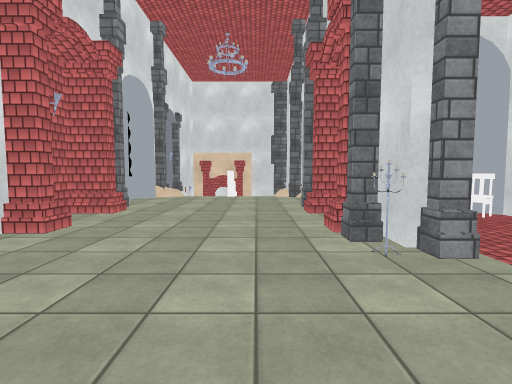
[1] (above)

21 first-person views from a walk through a 3-D level made in the Unity game engine. The camera is 1.3 m above the floor, tilts 4° down and sees 85° across. The floor is counted in squares, 1 m on a side. Each view is taken from the middle of a square. On the plan, view 1 faces up. The plan holds only what a view shows up to about 13 squares ahead; the rest is blank. The place goes on beyond the plan. Surface patterns are stand-ins for the level's own textures.

[2]
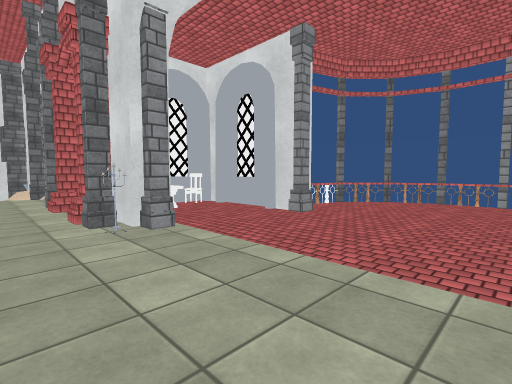

[3]
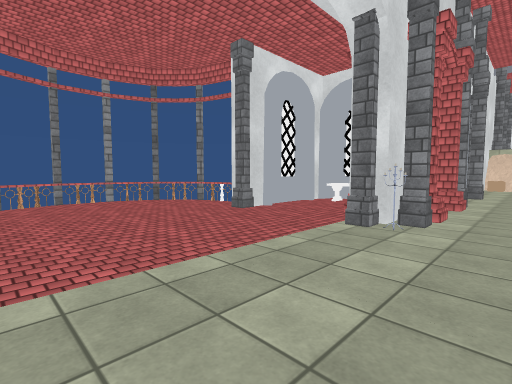

[4]
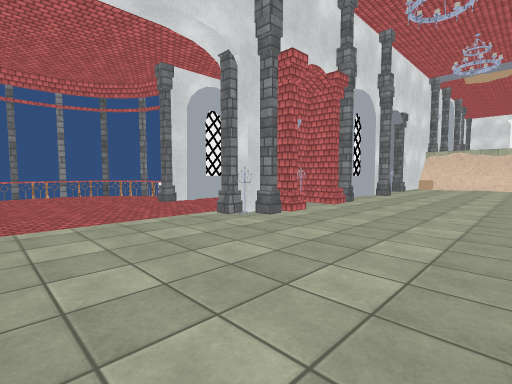

[5]
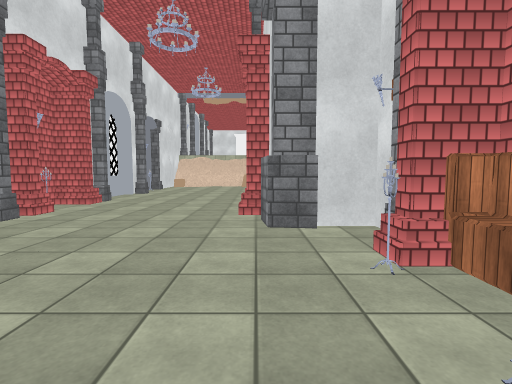

[6]
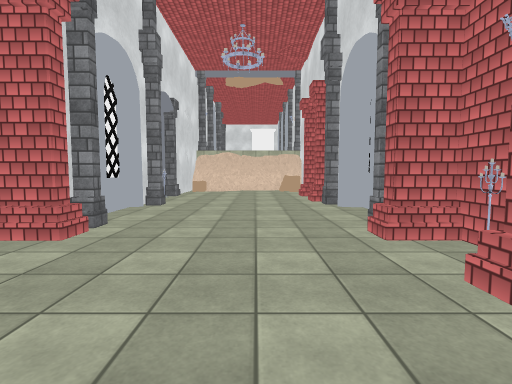

[7]
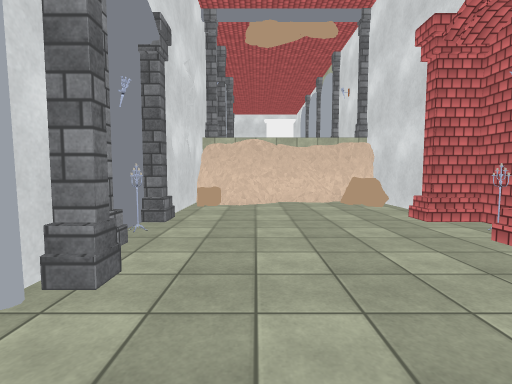

[8]
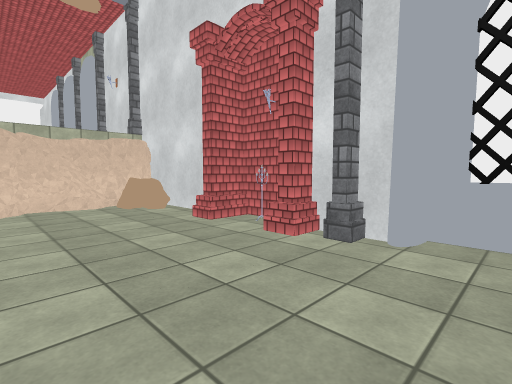

[9]
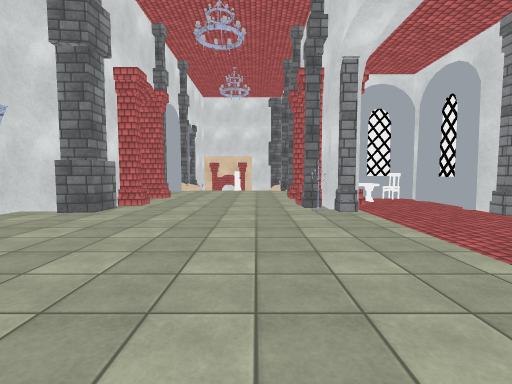

[10]
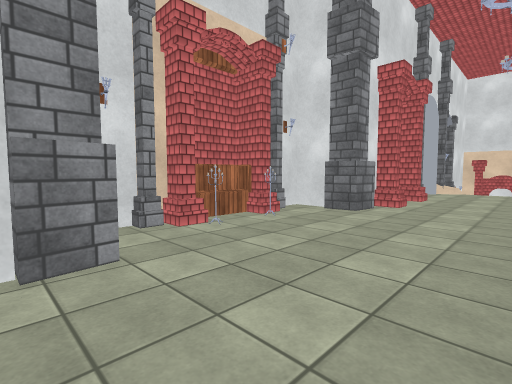

[11]
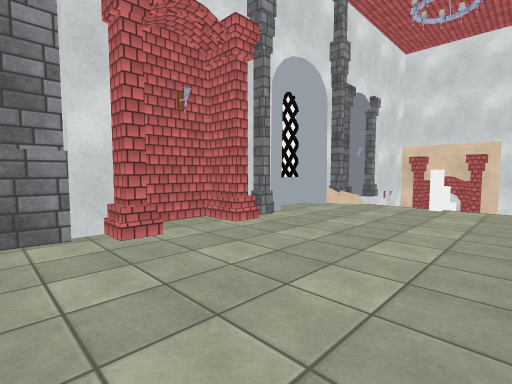

[12]
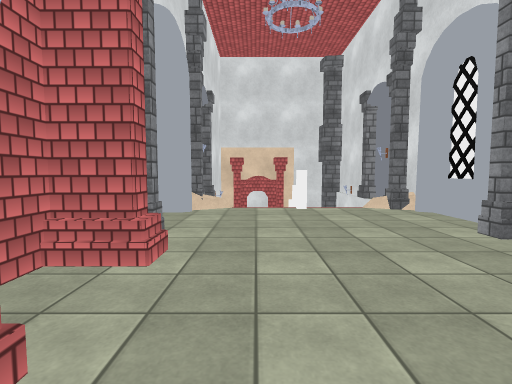

[13]
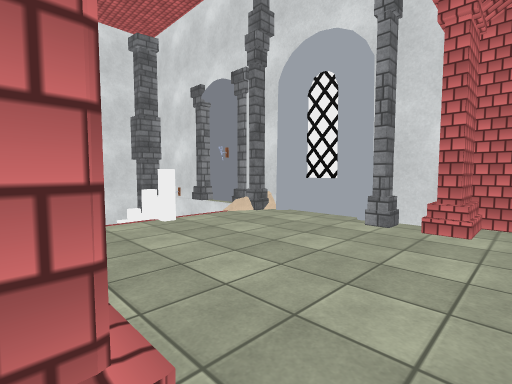

[14]
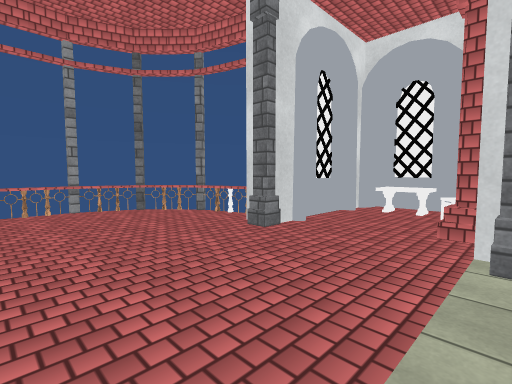

[15]
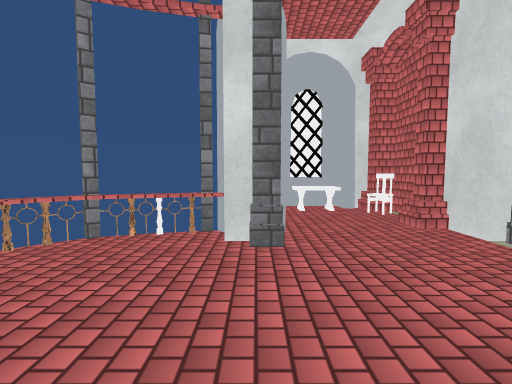

[16]
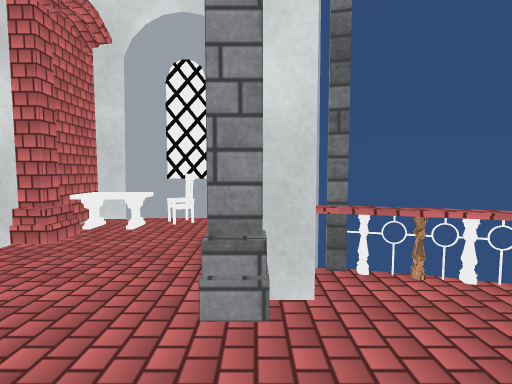

[17]
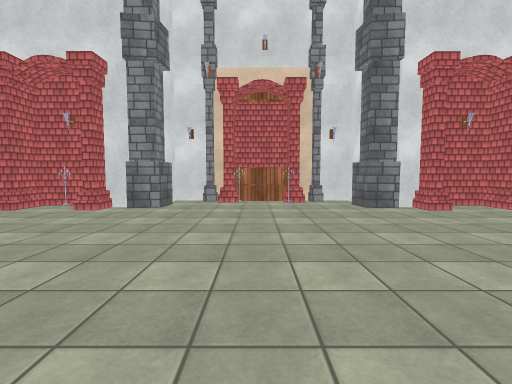

[18]
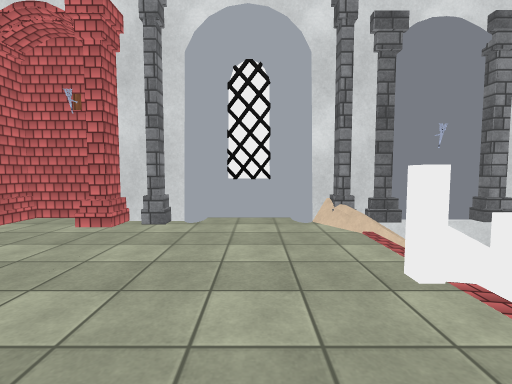

[19]
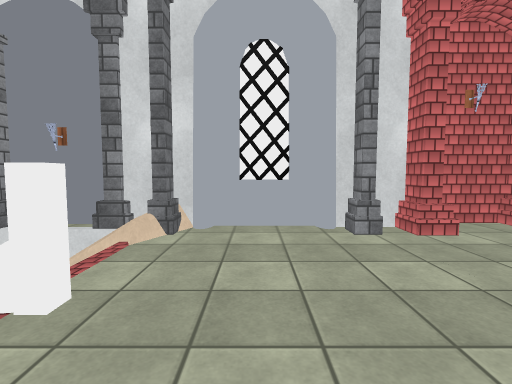

[20]
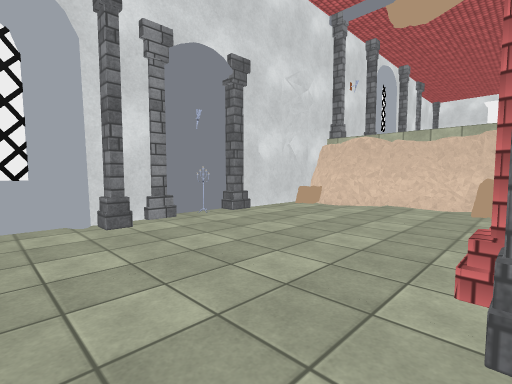

[21]
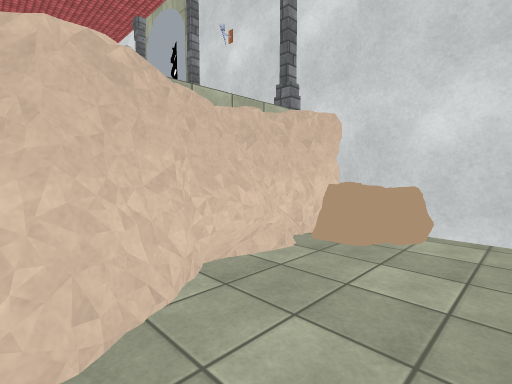

### Floor plan
Key: @ floor where view 1 was taken; # wall or solid block; x gap in a wall; . main floor; - floor 0.25 m lower than the main floor; _ floor 0.5 m lower than the main floor; < floor 1 m lower than the main floor; / step, stairs or slope; = window, fence, low wall or low ledge; P pillar; C chair; F fence; A arch; O other object.
Columns run from 9 left of view 1 to 14 right of it. Each row starts with its distance up from view 1.
 18    #        #
 17    #P     <_#
 16    PP/--F-/PP
 15    #P/..F./P#
 14    #........#
 13    #........#
 12    #........#
 11    #P......P#
 10    #........#
  9    ##......#######
  8    #........#OOC.#
  7    #........#OO..#
  6    ##......P##...#
  5  ###P......P#....#P#
  4  #.P.......OP....P.=P#
  3  #...................#P
  2 ##O...................F
  1 ##O...................x#
  0 ##.......@............
 -1 ##O...................x#
 -2  #....................
 -3  #....................P
 -4  ##PP......PP....P..F#
 -5   ##.......P#....#PxP#
 -6    ##......###...#
 -7    O........OC...#
 -8    #........#..O.#
 -9    ##......####O.#
-10     P......P######
-11     ........#
-12    #........#
-13    #........#
-14    ##......P#
-15    ##.......#
-16    ##.......P
-17    #O......OA
-18    #........#
-19    ##.......P
-20    #........#
-21    #........#
-22    #OO....#O#
-23    #OO#######
-24    #####   #

Positions as (right, up) in squares from view 1, and headings:
1: (0, 0), facing up
2: (0, -2), facing up-right
3: (0, 3), facing down-right
4: (-4, 2), facing down-right
5: (-5, 3), facing down
6: (-2, -3), facing down
7: (0, -11), facing down
8: (0, -12), facing down-left
9: (0, -5), facing up
10: (-1, -5), facing up-left
11: (1, 4), facing up-left
12: (-3, 5), facing up
13: (-5, 8), facing up-right
14: (3, 1), facing down-right
15: (8, 1), facing down
16: (8, 1), facing up
17: (5, 0), facing left
18: (2, 13), facing left
19: (-4, 13), facing right
20: (-5, -12), facing down-right
21: (1, -20), facing down-left
